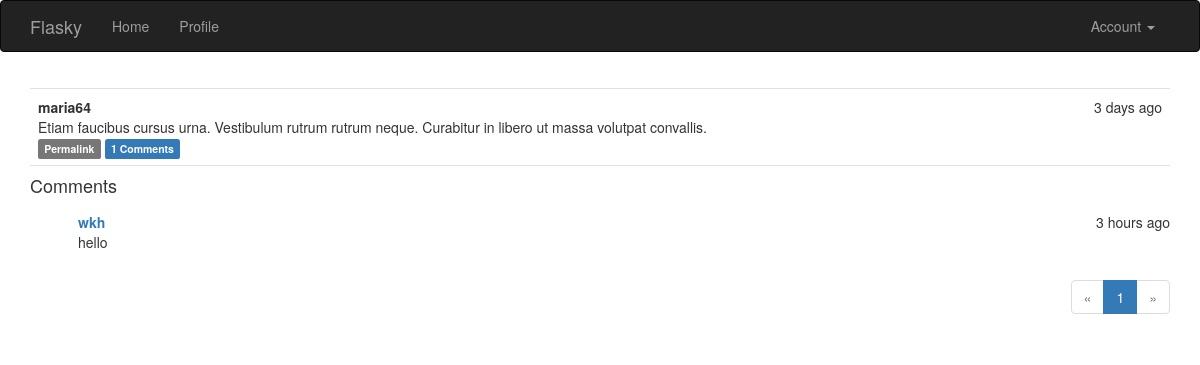
/post/1 (signed in), run on the app's committed database.
### app/models.py (models this page shows, shortened)
class Post(db.Model):
    __tablename__ = 'posts'
    id = db.Column(db.Integer, primary_key=True)
    body = db.Column(db.Text)
    timestamp = db.Column(db.DateTime, index=True, default=datetime.utcnow)
    author_id = db.Column(db.Integer, db.ForeignKey('users.id'))
    comments = db.relationship('Comment', backref='post', lazy='dynamic')

class User(UserMixin, db.Model):
    __tablename__ = 'users'
    id = db.Column(db.Integer, primary_key=True)
    username = db.Column(db.String(64), unique=True, index=True)
    email = db.Column(db.String(64), unique=True, index=True)
    role_id = db.Column(db.Integer, db.ForeignKey('roles.id'))
    password_hash = db.Column(db.String(128))
    posts = db.relationship('Post', backref='author', lazy='dynamic')
    comments = db.relationship('Comment', backref='author', lazy='dynamic')
    name = db.Column(db.String(64))
    location = db.Column(db.String(64))
    about_me = db.Column(db.Text())
    member_since = db.Column(db.DateTime(), default=datetime.utcnow)
    last_seen = db.Column(db.DateTime(), default=datetime.utcnow)
    followed = db.relationship('Follow',                   #当前用户关注的人
                               foreign_keys=[Follow.follower_id],
                               backref=db.backref('follower', lazy='joined'),
                               lazy='dynamic',
                               cascade='all, delete-orphan')
    followers=db.relationship('Follow',                   #关注当前用户的人
                              foreign_keys=[Follow.followed_id],
                              backref=db.backref('followed', lazy='joined'),
                              lazy='dynamic',
                              cascade='all, delete-orphan')
    @property
    def password(self):
        raise AttributeError('password is not a readable attribute')
    def ping(self):
        self.last_seen = datetime.utcnow()
        db.session.add(self)
    def can(self, permissions):
        return self.role is not None and \
               (self.role.permissions & permissions) == permissions
    def is_administrator(self):
        return self.can(Permission.ADMINISTER)

class Comment(db.Model):
    __tablename = 'comments'
    id = db.Column(db.Integer, primary_key=True)
    body = db.Column(db.Text)
    timestamp = db.Column(db.DateTime, index=True, default=datetime.utcnow)
    author_id = db.Column(db.Integer, db.ForeignKey('users.id'))
    post_id = db.Column(db.Integer, db.ForeignKey('posts.id'))
    disabled = db.Column(db.Boolean)

### app/main/views.py (the view, shortened to what this page needs)
@main.route('/post/<int:id>', methods=['GET', 'POST'])
def post(id):
    post = Post.query.get_or_404(id)
    form = CommentForm()
    page = request.args.get('page', 1, type=int)#页数从查询字符串(request.args)中获取,默认为1,
    if page == -1:                              #参数type=int保证不能转换未整数时,返回默认值
        page = (post.comments.count() - 1)/10 + 1
    pagination = post.comments.order_by(Comment.timestamp.asc()).paginate(
        page, per_page=10, error_out=False)#获取page页中的类对象,per_page默认为20
    comments = pagination.items
    return render_template('post.html', posts=[post], form=form,
                           comments=comments, pagination=pagination)

### app/auth/views.py (called while the page is built)
@auth.before_app_request
def before_request():
    if current_user.is_authenticated:
        current_user.ping()

### app/main/__init__.py (called while the page is built)
@main.app_context_processor
def inject_permissions():
    return dict(Permission=Permission)

### app/models.py (called while the page is built)
@login_manager.user_loader
def load_user(user_id):
    return User.query.get(int(user_id))

### app/templates/post.html (shortened to what this page needs)
{% extends "base.html" %}
{% import "bootstrap/wtf.html" as wtf %}
{% import "_macros.html" as macros %}
{% block page_content %}
{% include "_posts.html" %}
<h4 id="comments">Comments</h4>
{% include "_comments.html" %}
{% if pagination %}
<div class="pagination">
    {{ macros.pagination_widget(pagination, ".post", fragment='#comments', id=posts[0].id) }}
</div>
{% endif %}
{% endblock %}

### app/templates/_posts.html (shortened to what this page needs)
<ul class="posts">
    {% for post in posts %}
    <li class="post">
        <div>
            <div class="post-date">{{ moment(post.timestamp).fromNow() }}</div>
            <div class="post-author">{{ post.author.username }}</div>
            <div class="post-body">{{ post.body }}</div>
            <div>
                <a href="{{ url_for('.post', id=post.id) }}">
                    <span class="label label-default">Permalink</span>
                </a>
                <a href="{{ url_for('.post', id=post.id) }}#comments">
                    <span class="label label-primary">{{ post.comments.count() }} Comments</span>
                </a>
            </div>
        </div>
    </li>
    {% endfor %}
</ul>

### app/templates/_comments.html (shortened to what this page needs)
<ul class="comments">
    {% for comment in comments %}
    <div class="comment-content">
        <div class="comment-date">{{ moment(comment.timestamp).fromNow() }}</div>
        <div class="comment-author"><a href="{{ url_for('.user', username=comment.author.username) }}">{{ comment.author.username }}</a></div>
        <div>
            {% if moderate or not comment.disabled %}{{ comment.body }}{% endif %}
        </div>
    </div>
    {% endfor %}
</ul>

### app/static/styles.css (style rules this page uses)
ul.posts { list-style-type:none; padding: 0px; margin:16px 0px 0px 0px; border-top: 1px solid #e0e0e0; }
ul.posts li.post { padding: 8px; border-bottom: 1px solid #e0e0e0; }
div.post-date { float: right; }
div.post-author { font-weight: bold; }
ul.comments { list-style-type: none; padding: 0px; margin: 16px 0px 0px 0px; }
div.comment-date { float: right; }
div.comment-author { font-weight: bold; }
div.comment-content { margin-left: 48px; min-height: 48px; }
div.pagination { width: 100%; text-align: right; padding: 0px; margin: 0px; }

### data on the page
Post: timestamp "3 days ago", author.username "maria64", body "Etiam faucibus cursus urna. Vestibulum rutrum rutrum neque. Curabitur in libero ut massa volutpat convallis.", comments.count "1"
Comment: timestamp "3 hours ago", author.username "wkh", body "hello"

### other printed values
{{ p }} "1"
